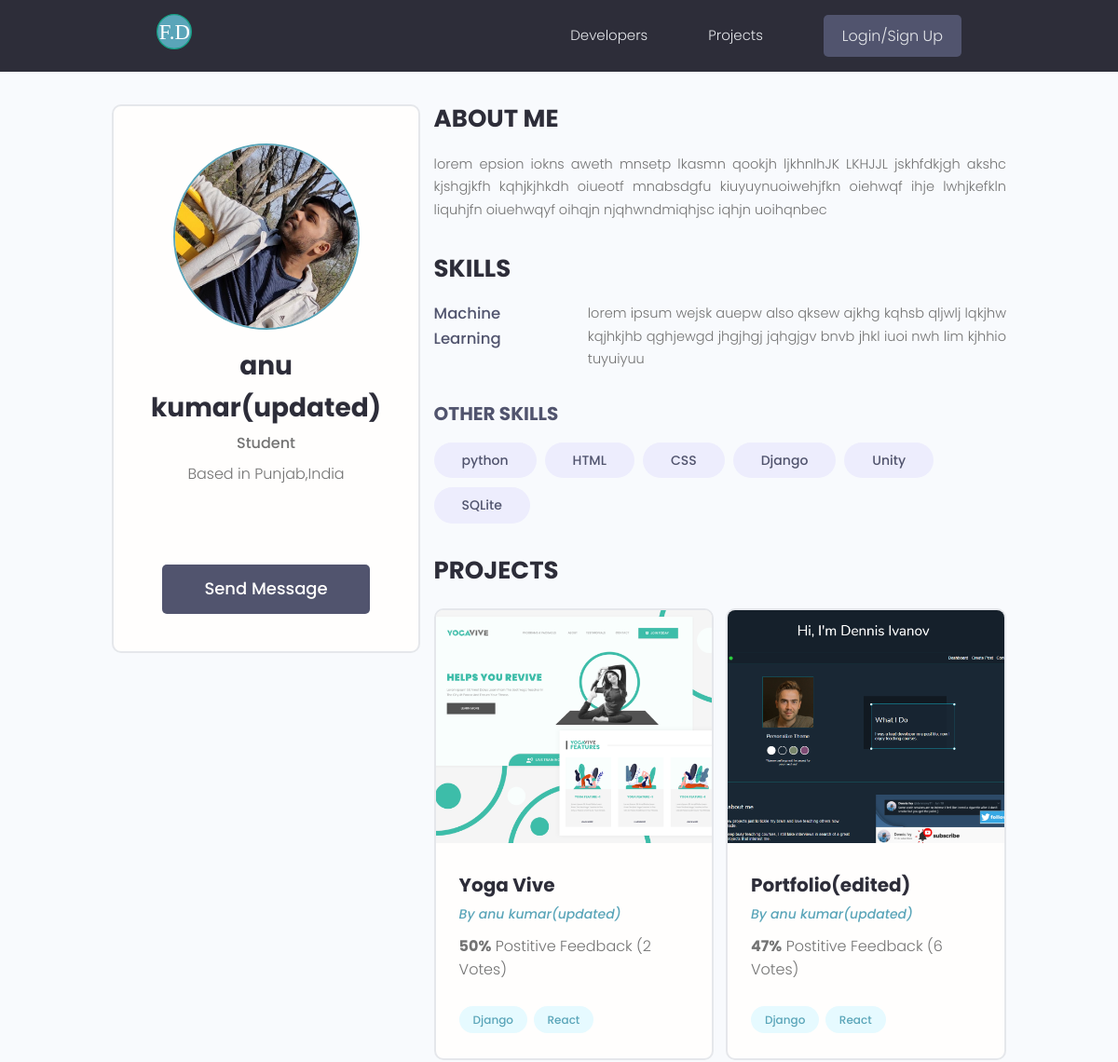
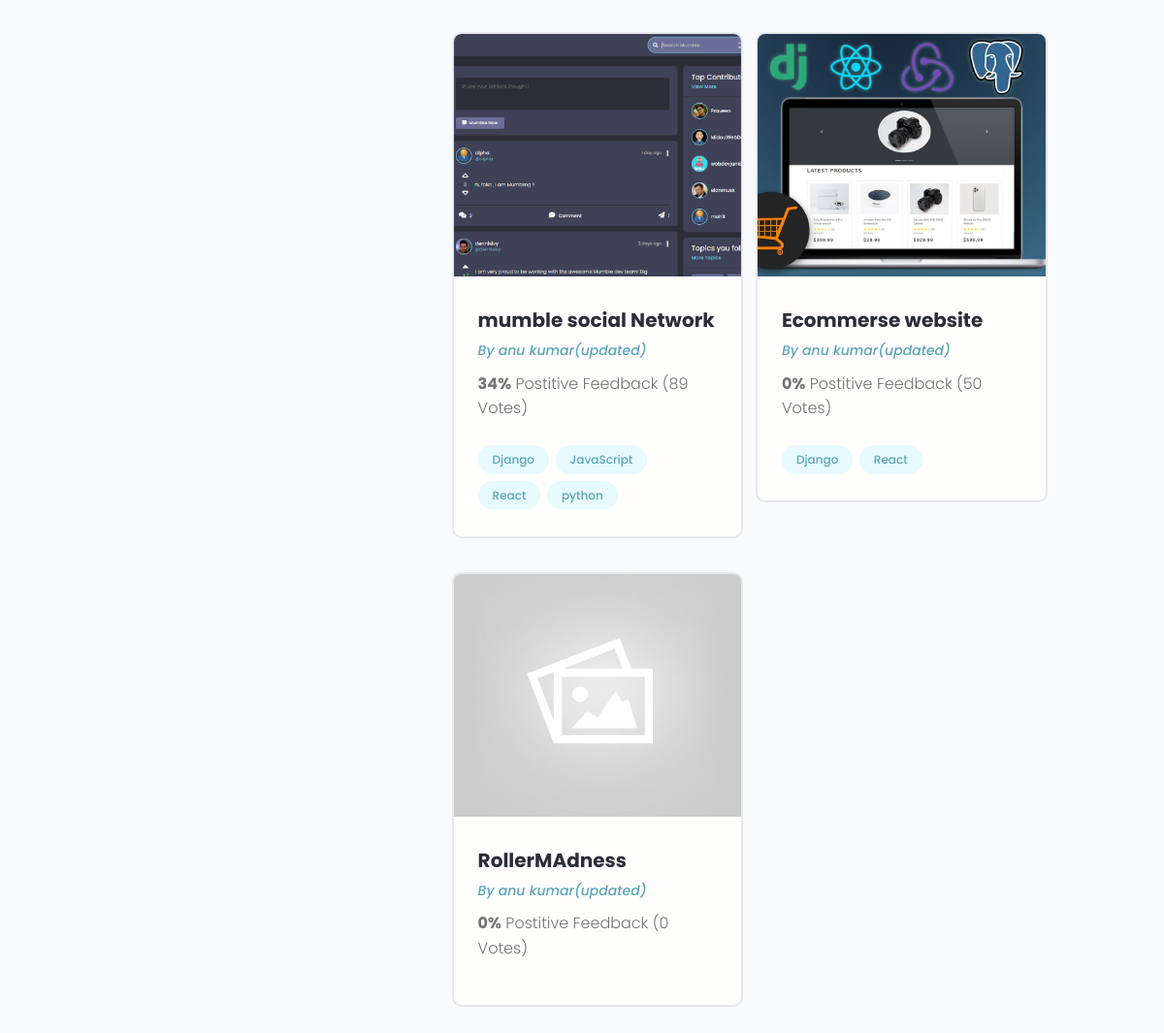
The page /profile/a47001d9-6f3d-48bc-b86e-44109ac7f39c/ on the database as committed earlier (2 pictures, top to bottom).
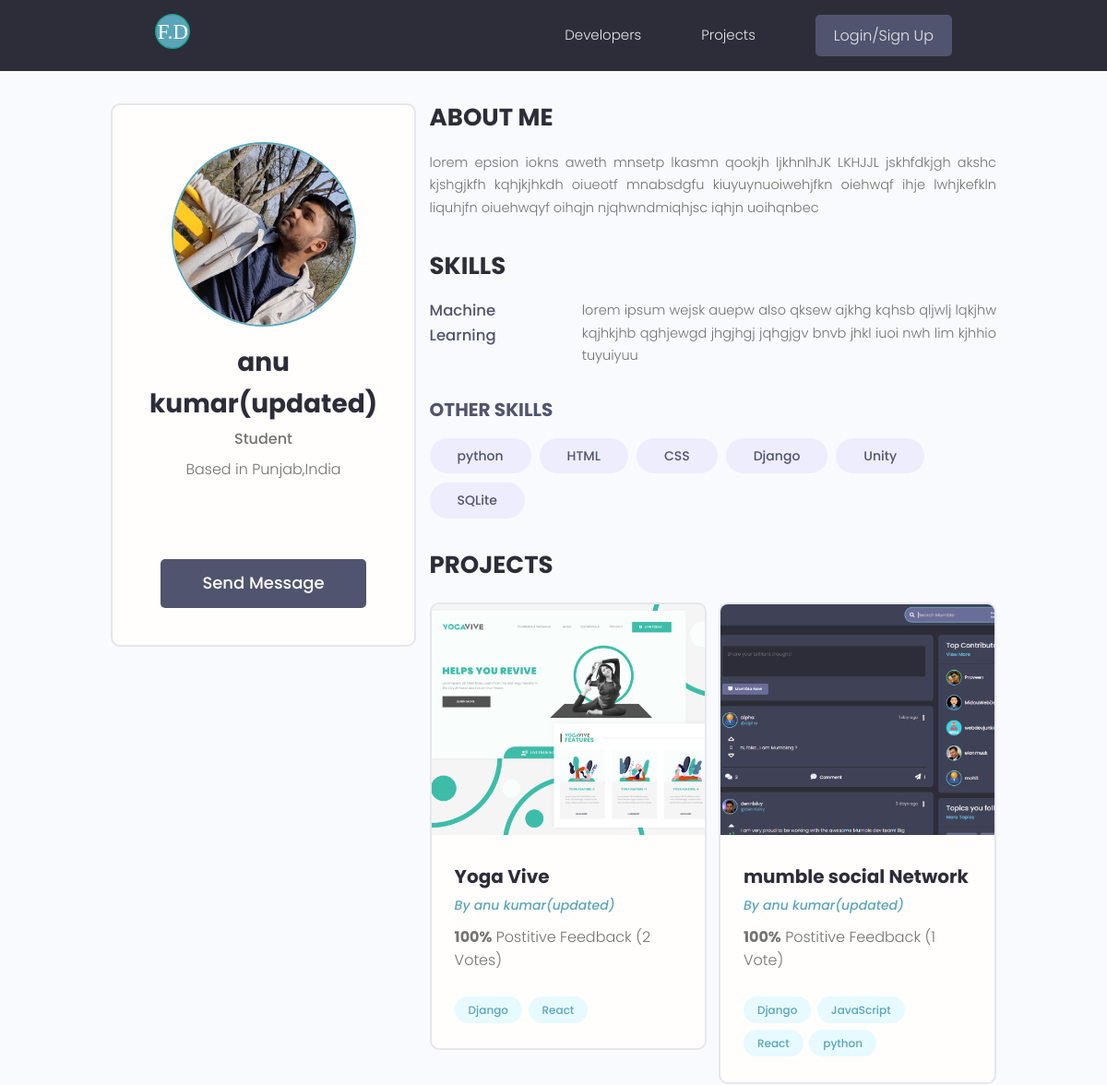
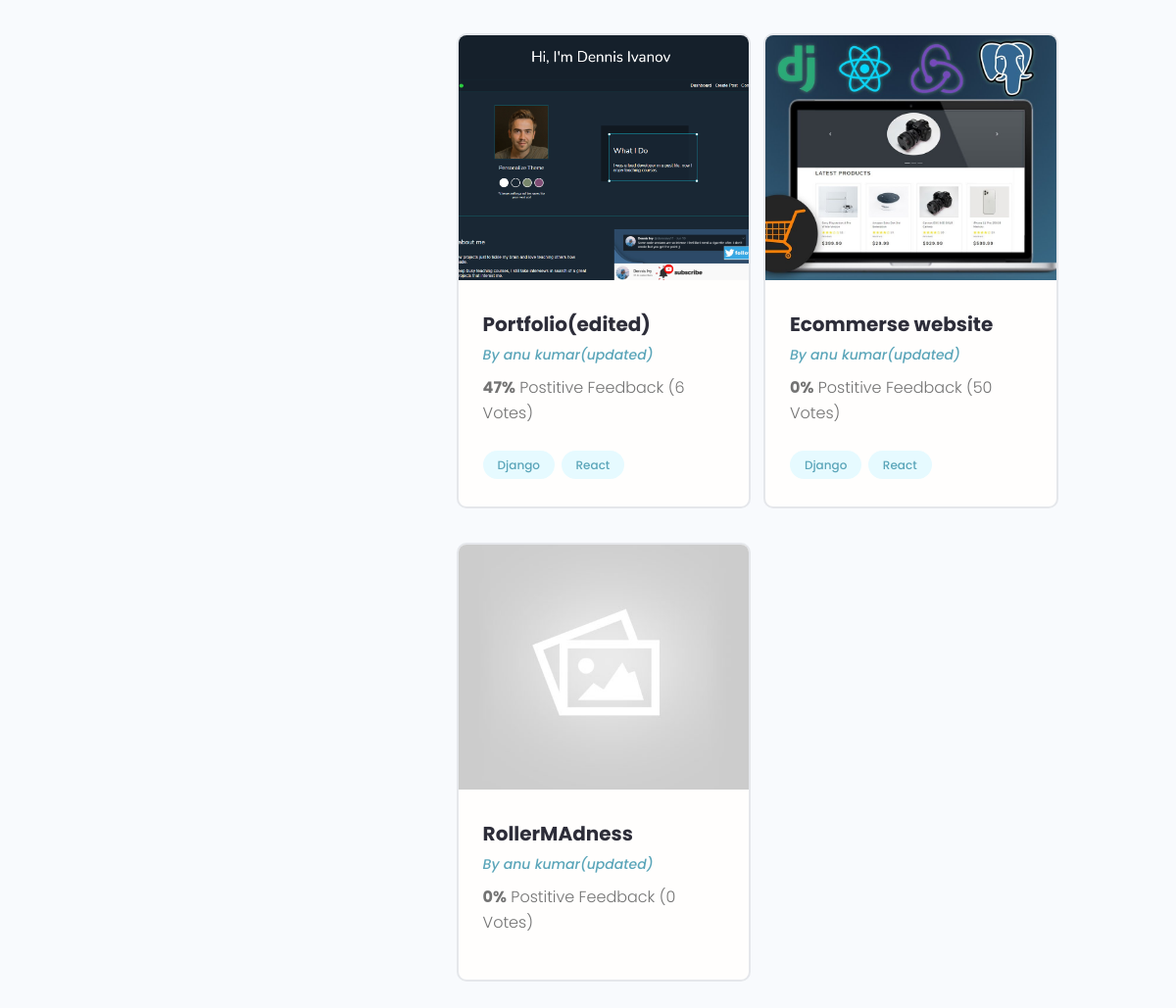
The same page on the database as committed later (2 pictures, top to bottom).
### users/models.py (models this page shows, shortened)
class Skill(models.Model):
    owner = models.ForeignKey(Profiles,on_delete=models.CASCADE,null=True,blank=True)
    name =  models.CharField(max_length=200,blank=True,null=True)
    description = models.TextField(null =True,blank=True)
    created = models.DateTimeField(auto_now_add=True)
    id = models.UUIDField(default=uuid.uuid4,unique=True,primary_key=True,editable=False)
    def __str__(self):
        return str(self.name)

class Profiles(models.Model):
    user = models.OneToOneField(User , on_delete = models.CASCADE ,null= True , blank=True)
    name = models.CharField(max_length=200 , blank=True ,null=True)
    email = models.EmailField(max_length=500 ,blank=True, null=True)
    username = models.CharField(max_length=200 , blank=True ,null=True)
    location = models.CharField(max_length=200 , blank=True ,null=True)
    short_intro = models.CharField(max_length=200 , blank=True ,null=True)
    bio = models.TextField(blank=True, null=True)
    profile_image = models.ImageField(null=True, blank =True ,upload_to ='profiles/',default='profiles/user-default.png')
    social_github = models.CharField(max_length=200,blank=True,null=True)
    social_twitter = models.CharField(max_length=200,blank=True,null=True)
    social_linkdin = models.CharField(max_length=200,blank=True,null=True)
    social_youtube = models.CharField(max_length=200,blank=True,null=True)
    social_website = models.CharField(max_length=200,blank=True,null=True)
    created = models.DateTimeField(auto_now_add=True)
    id = models.UUIDField(default=uuid.uuid4,unique=True,primary_key=True,editable=False)
    class Meta:
        ordering=['created']
    @property
    def imageURL(self):
        try:
            url = self.profile_image.url
        except:
            url=""
        return url

### projects/models.py (models this page shows, shortened)
class Project(models.Model):
    owner =models.ForeignKey(Profiles, null=True , blank= True , on_delete=models.CASCADE)
    title = models.CharField(max_length=200)
    description = models.TextField(null=True,blank=True)
    featured_image=models.ImageField(null=True,blank=True,default='default.jpg')
    demo_link = models.CharField(max_length=2000 , null=True , blank=True)
    source_link = models.CharField(max_length=2000,null=True,blank=True)
    tags=models.ManyToManyField('Tag',blank=True)
    vote_total = models.IntegerField(default=0 ,null= True,blank=True)
    vote_ratio = models.IntegerField(default=0 ,null= True,blank=True)
    created = models.DateTimeField(auto_now_add=True)
    id = models.UUIDField(default=uuid.uuid4,unique=True,primary_key=True,editable=False)
    class Meta:
        ordering=['-vote_ratio','-vote_total','title']
    @property
    def imageURL(self):
        try:
            url = self.featured_image.url
        except:
            url=""
        return url

class Tag(models.Model):
    name= models.CharField(max_length=200)
    created = models.DateTimeField(auto_now_add=True)
    id = models.UUIDField(default=uuid.uuid4,unique=True,
                          primary_key=True,editable=False)
    def __str__(self):
        return self.name

### users/views.py (the view)
# urls.py: path('profile/<str:pk>/',views.userProfile,name="user-profile"),
def userProfile(request,pk):
    profile = Profiles.objects.get(id=pk)
    topSkills = profile.skill_set.exclude(description__exact="")
    otherSkills = profile.skill_set.filter(description="")
    context={'profile':profile,'topSkills':topSkills,'otherSkills':otherSkills}
    return render(request,'users/user-profile.html',context)

### users/templates/users/user-profile.html (shortened to what this page needs)
{% extends 'main.html' %}
{% block content %}
<main class="profile my-md">
    <div class="container">
      <div class="layout">
        <div class="column column--1of3">
          <div class="card text-center">
            <div class="card__body dev">
              <img class="avatar avatar--xl" src="{{ profile.imageURL }}" />
              <h2 class="dev__name">{{profile.name}}</h2>
              <p class="dev__title">{{profile.short_intro}}</p>
              <p class="dev__location">Based in {{profile.location}}</p>
              <ul class="dev__social">
              </ul>
              {% if request.user.profile.id != profile.id %}
              <a href="{% url 'create-message' profile.id %}" class="btn btn--sub btn--lg">Send Message </a>
              {% endif %}
            </div>
          </div>
        </div>
        <div class="column column--2of3">
          <div class="devInfo">
            <h3 class="devInfo__title">About Me</h3>
            <p class="devInfo__about">
              {{profile.bio}}
            </p>
          </div>
          <div class="devInfo">
            <h3 class="devInfo__title">Skills</h3>
            <div class="devInfo__skills">
              {% for skill in topSkills %}
              <div class="devSkill">
                <h4 class="devSkill__title">{{skill.name}}</h4>
                <p class="devSkill__info">
                  {{skill.description}}
                </p>
              </div>
              {% endfor %}
              <h3 class="devInfo__subtitle">Other Skills</h3>
              <div class="devInfo__otherSkills">
                {% for skill in otherSkills %}
                <span class="tag tag--pill tag--sub tag--lg">
                  <small>{{skill}}</small>
                </span>
                {% endfor %}
              </div>
            </div>
          </div>
          <div class="devInfo">
            <h3 class="devInfo__title">Projects</h3>
            <div class="grid grid--two">
              {% for project in  profile.project_set.all %}
              <div class="column">
                <div class="card project">
                  <a href="{% url 'project' project.id %}" class="project">
                    <img class="project__thumbnail" src="{{project.imageURL}}" alt="project thumbnail" />
                    <div class="card__body">
                      <h3 class="project__title">{{project.title}}</h3>
                      <p><a class="project__author" href="{% url 'user-profile' project.owner.id %}">By {{project.owner.name}}</a></p>
                      <p class="project--rating">
                        <span style="font-weight: bold;">{{project.vote_ratio}}%</span> Postitive
                        Feedback ({{project.vote_total}} Vote{{project.vote_total|pluralize:"s"}})
                      </p>
                      <div class="project__tags">
                        {% for tag in project.tags.all %}
                        <span class="tag tag--pill tag--main">
                          <small>{{tag}}</small>
                        </span>
                        {% endfor %}
                      </div>
                    </div>
                  </a>
                </div>
              </div>
              {% endfor %}
            </div>
          </div>
        </div>
      </div>
    </div>
  </main>
{% endblock content %}

Rows that differ between the two databases and show on the page:
changed Project "Yoga Vive": vote_ratio "50" → "100"
changed Project "mumble social Network": vote_ratio "34" → "100"; vote_total "89" → "1"; moves up the list
